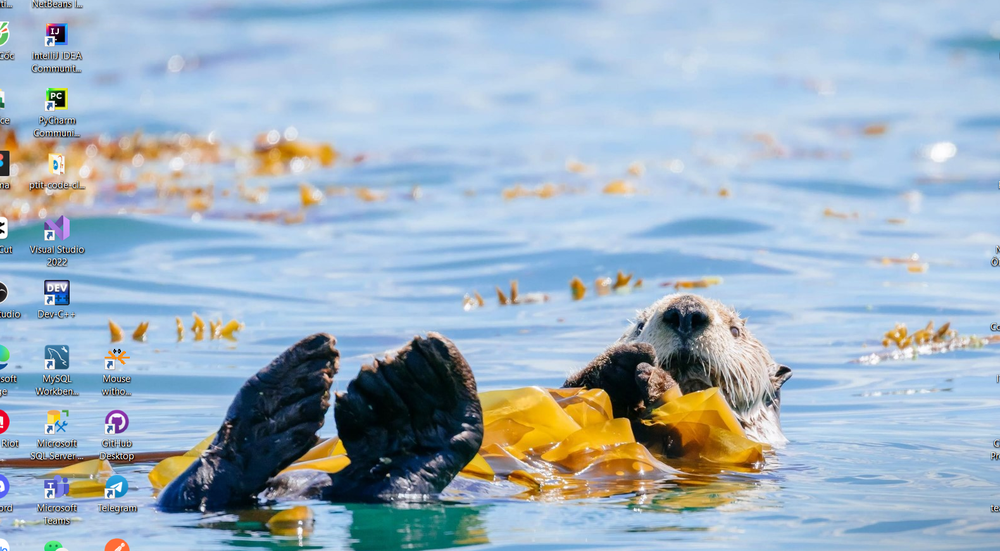
#> input picture Features Detection/img1.png, 1000 x 551 px, shrunk from 1580 x 870 before the run, found by its file name
$ python 'Smoothing Images.py'
#> lines starting #> are read from the running program, lines starting #| are printed output that depends on the picture
import numpy as np
import cv2 as cv
from matplotlib import pyplot as plt

# 2D Convolution ( Image Filtering )

def test2DFilter():
    img = cv.imread('img1.png')
    assert img is not None, "file could not be read, check with os.path.exists()"
    kernel = np.ones((5, 5), np.float32) / 25
    dst = cv.filter2D(img, -1, kernel)
    plt.subplot(121), plt.imshow(img), plt.title('Original')
    plt.xticks([]), plt.yticks([])
    plt.subplot(122), plt.imshow(dst), plt.title('Averaging')
    plt.xticks([]), plt.yticks([])
    plt.show()


# Image Blurring (Image Smoothing): Averaging, Gaussian, Median, Bilateral Filtering

def testBlurring():
    img = cv.imread('img1.png')
#> img is the input picture: shape (551, 1000, 3); mean B, G, R 193.3, 177.9, 158.9
    assert img is not None, "file could not be read, check with os.path.exists()"
    blur = cv.blur(img,(5,5))
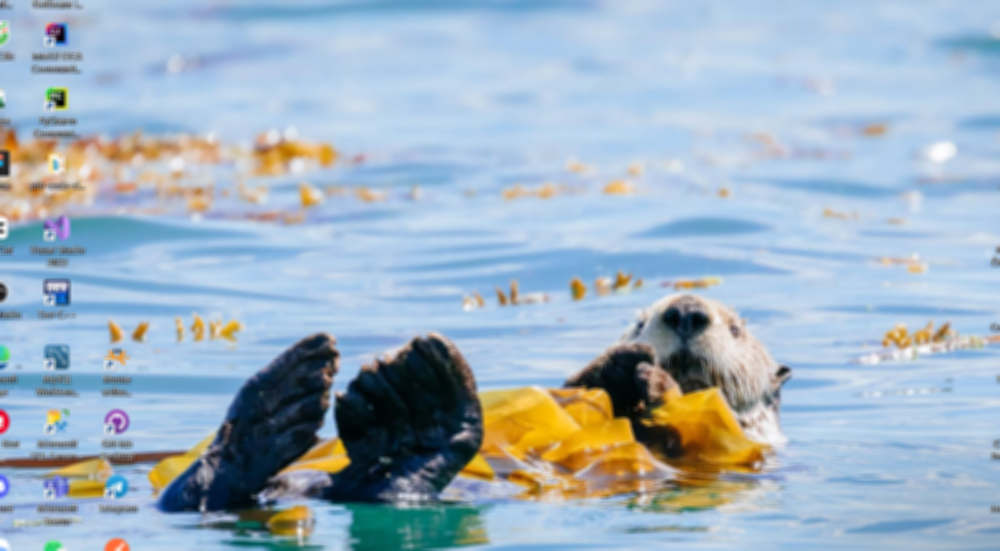
#> blur: shape (551, 1000, 3); mean B, G, R 193.3, 177.9, 158.9
    gausianblur = cv.GaussianBlur(img,(5,5),0)
    median = cv.medianBlur(img,5)
    bilateral = cv.bilateralFilter(img, 9, 75, 75)
    # original
    plt.subplot(121), plt.imshow(img), plt.title('Original')
    plt.xticks([]), plt.yticks([])

    s = int(input())
#> the answer given: 3
    if s == 1:
        plt.subplot(122), plt.imshow(blur), plt.title('Blurred')
        plt.xticks([]), plt.yticks([])
    if s == 2:
        plt.subplot(122), plt.imshow(gausianblur), plt.title('Gausianblur')
        plt.xticks([]), plt.yticks([])
    if s == 3:
        plt.subplot(122), plt.imshow(median), plt.title('Median')
        plt.xticks([]), plt.yticks([])
    if s == 4:
        plt.subplot(122), plt.imshow(bilateral), plt.title('billteral')
        plt.xticks([]), plt.yticks([])
    if s == 5:
        return
    plt.show()
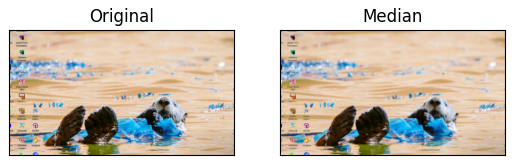
#> figure drawn by matplotlib, 2 panels; B, G, R data is drawn as R, G, B


testBlurring()

$ run again, with Features Detection/img2.png copied over Features Detection/img1.png
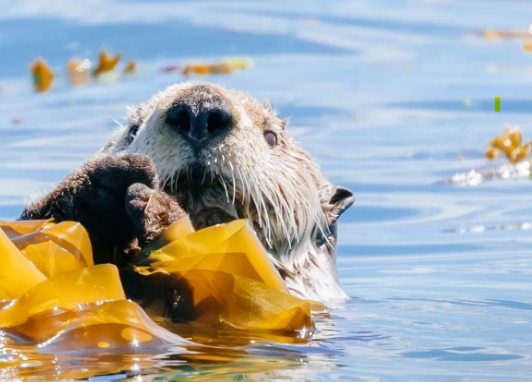
#> input picture Features Detection/img2.png, 532 x 382 px, found by its file name
#> in testBlurring, img is the input picture: shape (382, 532, 3); mean B, G, R 168.1, 170.7, 166.1
#> in testBlurring, `blur = cv.blur(img,(5,5))`:
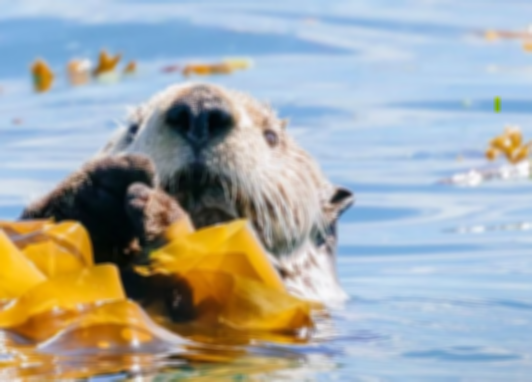
#> blur: shape (382, 532, 3); mean B, G, R 168.1, 170.7, 166.1
#> in testBlurring, `plt.show()`:
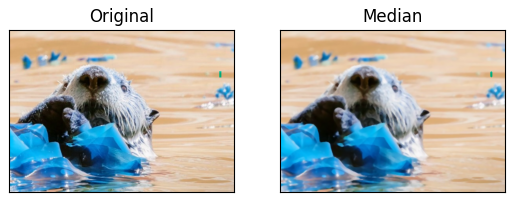
#> figure drawn by matplotlib, 2 panels; B, G, R data is drawn as R, G, B
